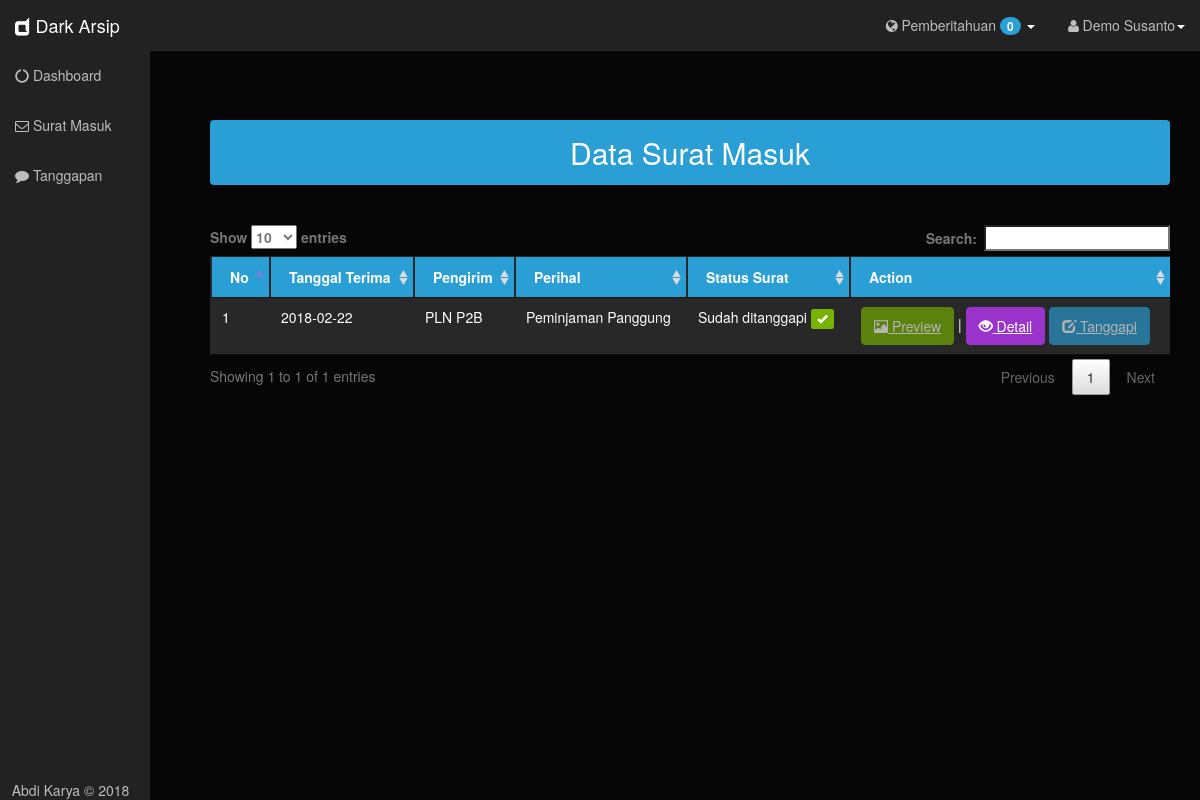
The page /dashboard.php?table=sm (signed in) on the database as committed earlier.
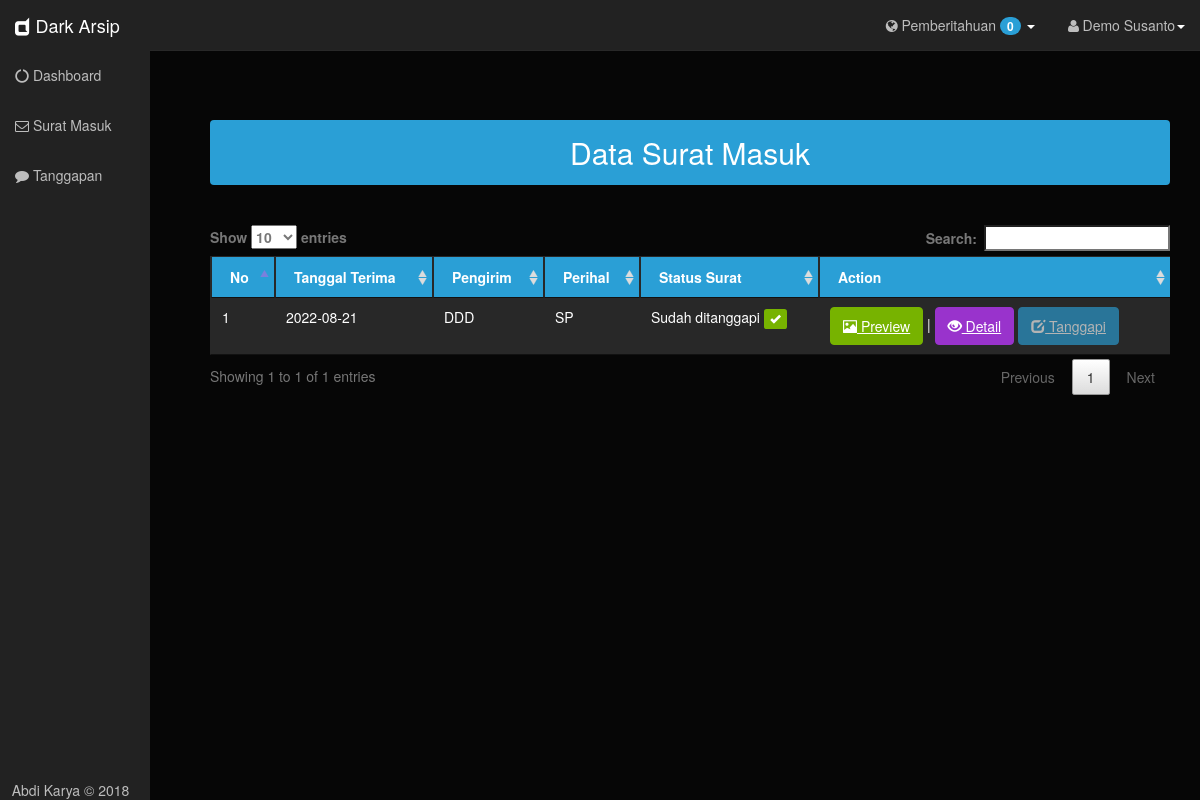
The same page on the database as committed later.
### tables this page shows
CREATE TABLE `disposisi` (
  `no_disposisi` int(11) NOT NULL,
  `kepada` varchar(30) DEFAULT NULL,
  `keterangan` text DEFAULT NULL,
  `status_surat` varchar(30) DEFAULT NULL,
  `tanggapan` varchar(30) DEFAULT '',
  `keputusan` varchar(7) DEFAULT NULL,
  `id_sm` int(11) DEFAULT NULL,
  `id_sk` int(11) DEFAULT NULL,
  `id_user` int(11) DEFAULT NULL
);

CREATE TABLE `surat_masuk` (
  `id_sm` int(11) NOT NULL,
  `tgl_terima` date DEFAULT NULL,
  `tgl_kirim` date DEFAULT NULL,
  `no_surat` varchar(15) DEFAULT NULL,
  `pengirim` varchar(30) DEFAULT NULL,
  `perihal` varchar(30) DEFAULT NULL,
  `pict` blob DEFAULT NULL,
  `id_jenissurat` int(11) DEFAULT NULL,
  `id_loker` int(11) DEFAULT NULL
);

### tables/surat_masuk_user.php (shortened to what this page needs)
<div id="page-wrapper">
	<center><h2 class="page-header alert alert-default bg-primary">Data Surat Masuk</h2><br>
	<div class="table-responsive">
		<table class="table table-bordered table-hover" id="myTable">
			<thead>
				<tr class="bg-primary">
					<th>No</th>
					<th>Tanggal Terima</th>
					<th>Pengirim</th>
					<th>Perihal</th>
					<th>Status Surat</th>
					<th>Action</th>
				</tr>
			</thead>
			<tbody>
			<?php $iduser=$_SESSION['id'];
			$sql=$conn->query("SELECT * FROM disposisi a JOIN surat_masuk b ON a.id_sm=b.id_sm JOIN user c ON a.id_user=c.id_user JOIN jenis_surat d ON b.id_jenissurat = d.id_jenissurat WHERE c.id_user='$iduser'");
			$no=0;
                while ($row=$sql->fetch_assoc()) {
                $no++;	?>
				<tr class="active">
					<td><?php echo $no; ?></td>
					<td><?php echo $row['tgl_terima']; ?></td>
					<td><?php echo $row['pengirim']; ?></td>
					<td><?php echo $row['perihal']; ?></td>
					<td><?php
								if ($row['status_surat']=='Sudah ditanggapi') {
									echo $row['status_surat']." <label class='label label-success'><i class='glyphicon glyphicon-ok'></i></label>";
									$cek="disabled";
								}
								else {
									echo $row['status_surat']." <label class='label label-warning'><i class='fa fa-exclamation'></i></label>";
									$cek="";
								}
								if (empty($row['pict'])) {
									$cok="disabled";
								}
								else {
									$cok="";
								}
					?></td>
					<td><a href="#view<?php echo $row['id_sm'];?>" data-toggle="modal" class="btn btn-success" <?php echo $cok; ?>><i class="glyphicon glyphicon-picture"></i>&nbsp;Preview</a> | <a href="?det_dispos=<?php echo $row['id_sm'];?>" class="btn btn-info"><i class="glyphicon glyphicon-eye-open"></i>&nbsp;Detail</a>
						<a href="#tanggapi<?php echo $row['id_sm'];?>" class="btn btn-primary" <?php echo $cek; ?> data-toggle="modal"><i class="glyphicon glyphicon-edit"></i>&nbsp;Tanggapi</a>
					</td>
				</tr>
			<?php } ?>
			</tbody>
		</table>
	</div>
</div>

Rows that differ between the two databases and show on the page:
removed disposisi: id_sm.tgl_terima "2018-02-22", id_sm.pengirim "PLN P2B", id_sm.perihal "Peminjaman Panggung", status_surat "Sudah ditanggapi"
added disposisi: id_sm.tgl_terima "2022-08-21", id_sm.pengirim "DDD", id_sm.perihal "SP", status_surat "Sudah ditanggapi"
